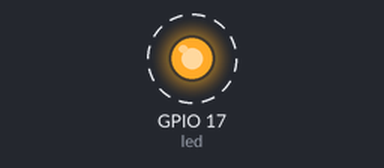
The program below on a simulated Raspberry Pi (BCM pin numbers). Shown: output pins drawn as LEDs (lit = HIGH). Dashed ring = blinking. What the program prints to the terminal is not drawn.

Above: at 0.5 s.
Timing chart, 0 to 4.6 s (numbered marks = the images above):
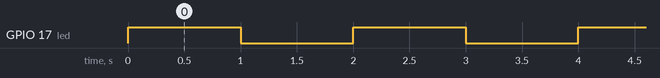

The program:

Blink.py
```python
from gpiozero import LED
from time import sleep

led = LED(17)

# Program loop
def loop():
    while True:
        led.on()
        print("On")
        sleep(1)
        led.off()
        print("Off")
        sleep(1)

# Dispose of all opened GPIO
def dispose():
    led.close()

if __name__ == '__main__':     # Program entrance
    print ('Program is starting...')
    try:
        loop()
    except KeyboardInterrupt:  # Press ctrl-c to end the program
        dispose()
        print("Ending program")
```

Measured:
- by itself, GPIO 17 (led): alternates HIGH for 1.0 s and LOW for 1.0 s
